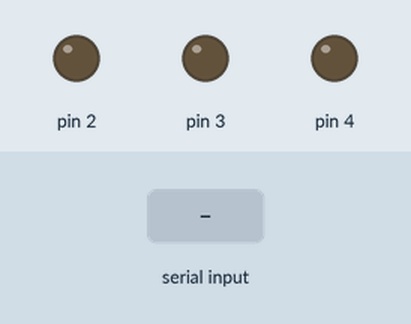
Simulated run of this sketch. Board: Arduino Uno, built with avr-gcc and run on an emulated ATmega328P. Parts: output pins drawn as LEDs (lit = HIGH). The inputs (shaded band) are chosen by the test bench.

Above: at 1.2 s.
1.3 s: "1" received over Serial
At 2.5 s:
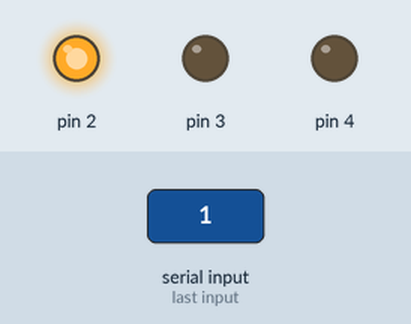
2.8 s: "2" received over Serial
At 3.8 s:
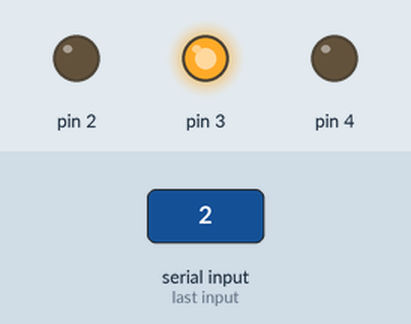
4.3 s: "3" received over Serial
At 4.9 s:
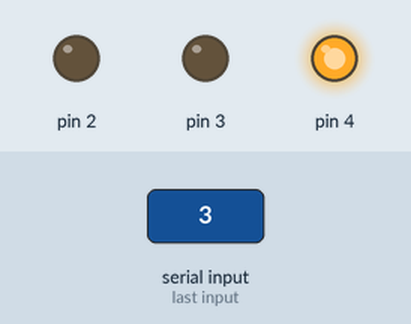
5.8 s: "0" received over Serial
At 6.1 s:
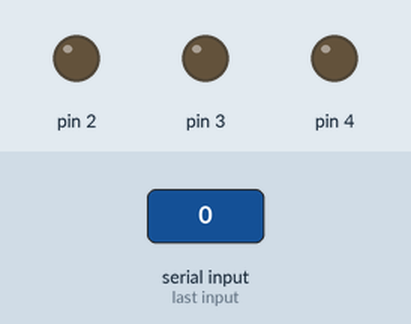
Timing chart, 0 to 8.3 s (numbered marks = the images above; inputs shaded):
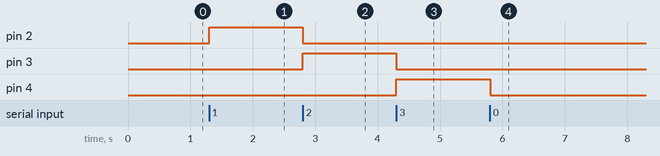

Measured:
- after the input at 1.3 s, pin 2: LOW → HIGH at once
- after the input at 2.8 s, pin 2: HIGH → LOW at once; pin 3: LOW → HIGH at once
- after the input at 4.3 s, pin 3: HIGH → LOW at once; pin 4: LOW → HIGH at once
- after the input at 5.8 s, pin 4: HIGH → LOW at once

The sketch:

arduino_code.ino
```cpp
void setup() {
  Serial.begin(9600);
  pinMode(2, OUTPUT);
  pinMode(3, OUTPUT);
  pinMode(4, OUTPUT);
  // put your setup code here, to run once:

}

void loop() {
  if (Serial.available() > 0){
    char command = Serial.read();
    if (command == '1'){
      digitalWrite(2,HIGH);
      digitalWrite(3,LOW);
      digitalWrite(4,LOW);
    }
    else if (command == '2'){
      digitalWrite(3,HIGH);
      digitalWrite(2,LOW);
      digitalWrite(4,LOW);
    }
    else if (command == '3'){
      digitalWrite(4,HIGH);
      digitalWrite(2,LOW);
      digitalWrite(3,LOW);
    }
    else if (command == '0'){
      digitalWrite(2,LOW);
      digitalWrite(3,LOW);
      digitalWrite(4,LOW);
    }
  }

  // put your main code here, to run repeatedly:

}
```
